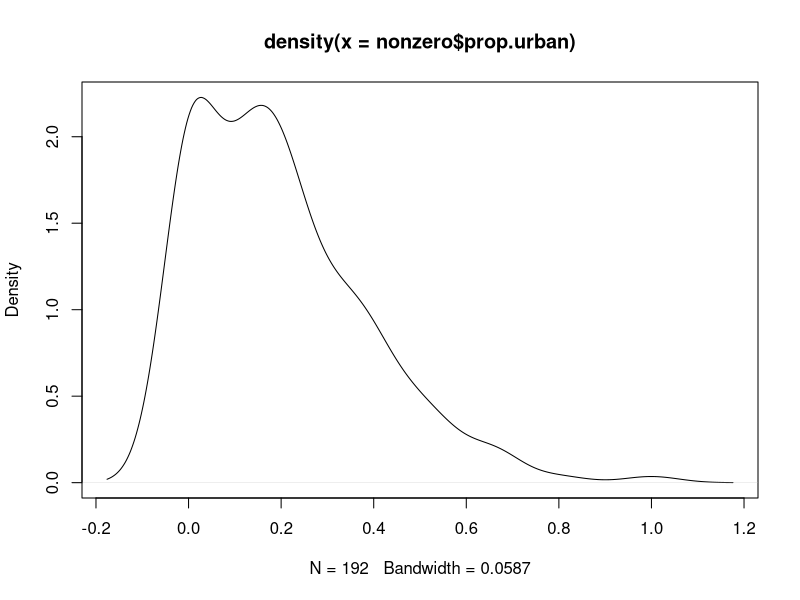

The R script that drew this image:
## ---- chunk 1
knitr::opts_chunk$set(echo = TRUE)
## ---- chunk 2
library(haven)
CofWar <- read_dta("Data/NMC_5_0.dta")
View(CofWar)

summary(CofWar)

CofWar$prop.urban<-(CofWar$upop/CofWar$tpop)
CofWar

Y2002<-subset(CofWar, year=="2002")
nonzero<-Y2002[c(1:738), c(1:12)]
nonzero<-na.omit(nonzero)
nonzero

urban.density<-density(nonzero$prop.urban)
plot(urban.density)
